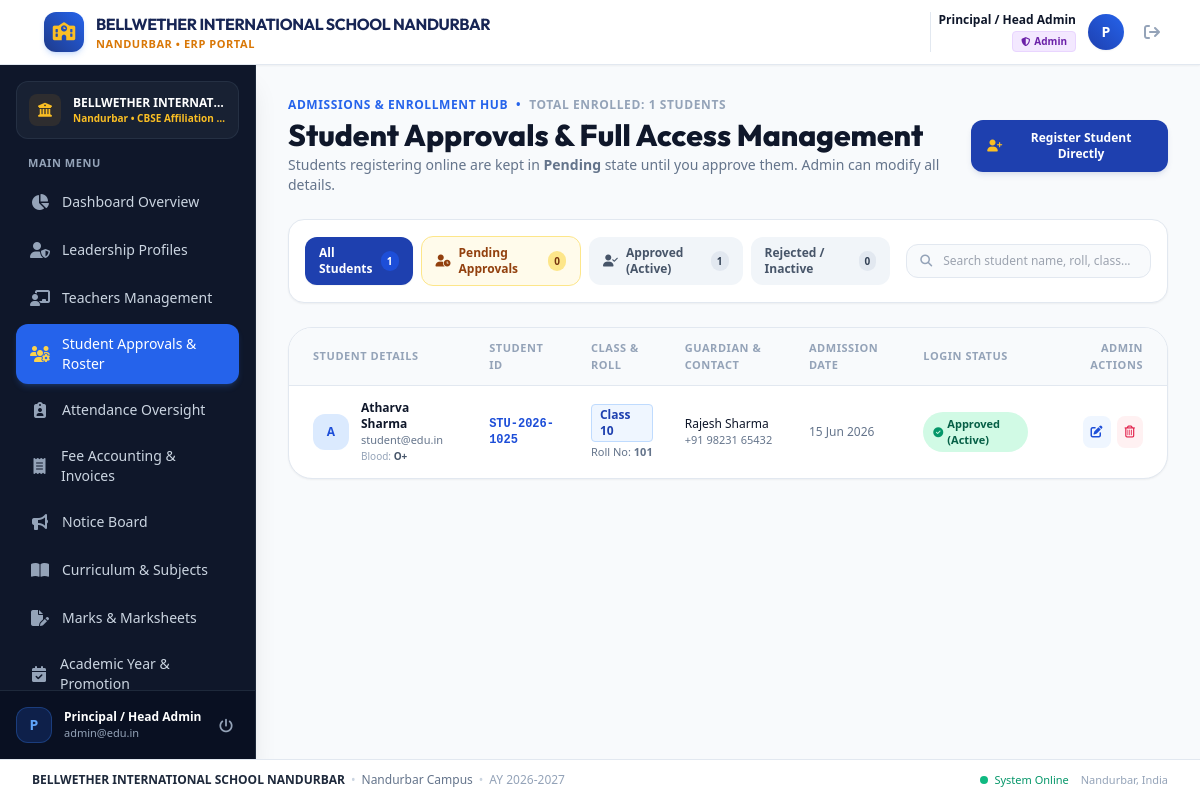
The page /admin/students.php (signed in) on the database as committed earlier.
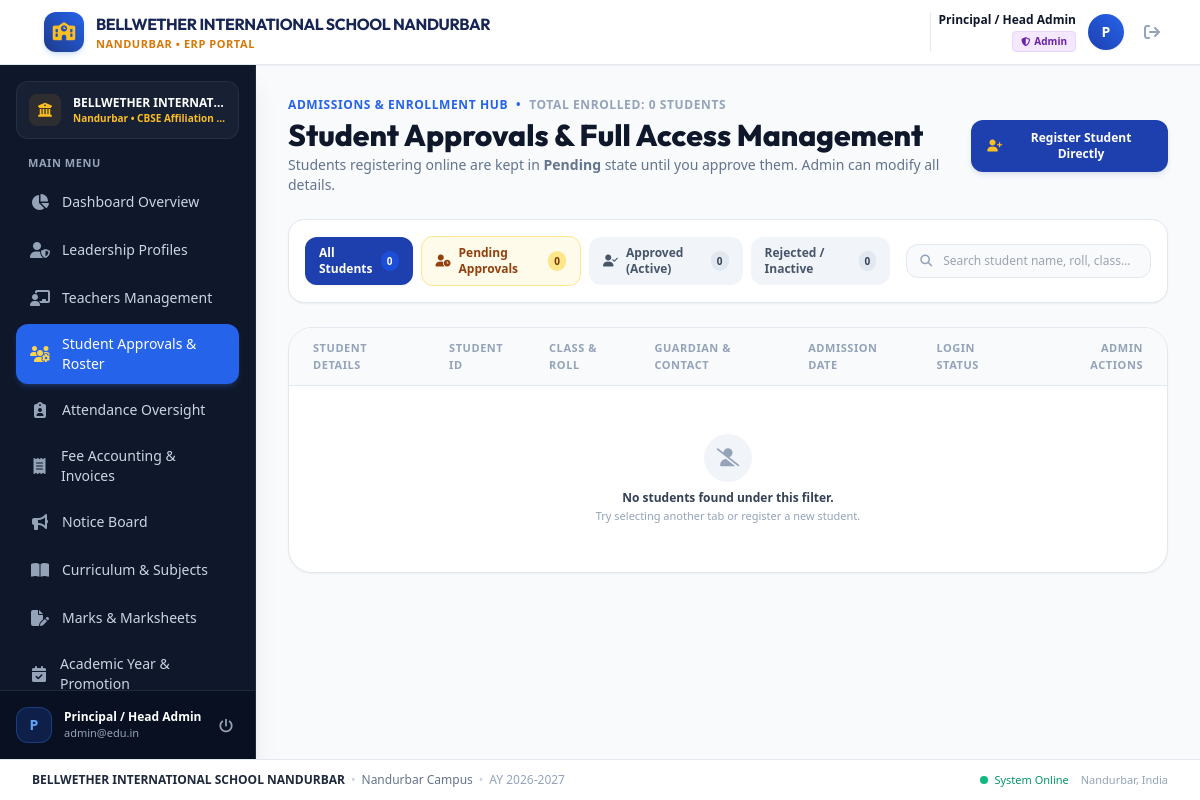
The same page on the database as committed later.
### tables this page shows
CREATE TABLE students (
            id INTEGER PRIMARY KEY AUTOINCREMENT,
            user_id INTEGER UNIQUE NOT NULL,
            student_code TEXT UNIQUE NOT NULL,
            full_name TEXT NOT NULL,
            gender TEXT,
            dob TEXT,
            class TEXT NOT NULL,
            roll_no TEXT,
            guardian_name TEXT,
            phone TEXT,
            address TEXT,
            blood_group TEXT,
            admission_date TEXT, photo TEXT DEFAULT NULL,
            FOREIGN KEY (user_id) REFERENCES users(id) ON DELETE CASCADE
        );

CREATE TABLE "users" (
            id INTEGER PRIMARY KEY AUTOINCREMENT,
            username TEXT UNIQUE NOT NULL,
            email TEXT UNIQUE NOT NULL,
            password TEXT NOT NULL,
            role TEXT CHECK(role IN ('admin', 'principal', 'vice_principal', 'teacher', 'student')) NOT NULL,
            status TEXT CHECK(status IN ('pending', 'approved', 'rejected', 'active', 'inactive')) DEFAULT 'approved',
            created_at DATETIME DEFAULT CURRENT_TIMESTAMP,
            updated_at DATETIME DEFAULT CURRENT_TIMESTAMP
        );

### admin/students.php (the view, shortened to what the changed rows need)
<?php
require_once __DIR__ . '/../includes/auth.php';
$active_tab = $_GET['tab'] ?? ($_GET['status'] ?? 'all');
$where = "WHERE u.role = 'student'";
$students = $pdo->query("
    SELECT s.*, u.id as user_id, u.username, u.email, u.status, u.created_at as registered_at
    FROM students s
    JOIN users u ON s.user_id = u.id
    {$where}
    ORDER BY u.id DESC
")->fetchAll();
$counts = [
    'all' => $pdo->query("SELECT COUNT(*) FROM users WHERE role = 'student'")->fetchColumn(),
    'pending' => $pdo->query("SELECT COUNT(*) FROM users WHERE role = 'student' AND status = 'pending'")->fetchColumn(),
    'approved' => $pdo->query("SELECT COUNT(*) FROM users WHERE role = 'student' AND status = 'approved'")->fetchColumn(),
    'rejected' => $pdo->query("SELECT COUNT(*) FROM users WHERE role = 'student' AND status IN ('rejected', 'inactive')")->fetchColumn(),
];
?>
<?php
require_once __DIR__ . '/../includes/header.php';
require_once __DIR__ . '/../includes/sidebar.php';
?>
<main class="flex-1 overflow-y-auto bg-slate-50 p-4 sm:p-6 lg:p-8">
    <div class="flex flex-col sm:flex-row sm:items-center justify-between gap-4 mb-6">
        <div>
            <div class="flex items-center space-x-2 text-xs font-bold text-blue-600 uppercase tracking-wider mb-1">
                <span>Admissions &amp; Enrollment Hub</span>
                <span>&bull;</span>
                <span class="text-slate-400">Total Enrolled: <?= $counts['all'] ?> Students</span>
            </div>
            <h1 class="text-2xl sm:text-3xl font-extrabold text-slate-900 font-['Outfit']">
                Student Approvals &amp; Full Access Management
            </h1>
        </div>
    </div>
    <div class="bg-white p-4 rounded-2xl border border-slate-200 shadow-sm mb-6 flex flex-col md:flex-row items-center justify-between gap-4">
        <div class="flex items-center space-x-2 overflow-x-auto w-full md:w-auto pb-2 md:pb-0">
            <a href="/admin/students.php?tab=all" class="px-3.5 py-2 rounded-xl text-xs font-bold transition flex items-center space-x-2 <?= $active_tab === 'all' ? 'bg-navy-800 text-white shadow-sm' : 'bg-slate-100 text-slate-600 hover:bg-slate-200' ?>">
                <span>All Students</span>
                <span class="px-1.5 py-0.5 rounded-full text-[10px] <?= $active_tab === 'all' ? 'bg-navy-700 text-white' : 'bg-slate-200 text-slate-700' ?>"><?= $counts['all'] ?></span>
            </a>
            <a href="/admin/students.php?tab=approved" class="px-3.5 py-2 rounded-xl text-xs font-bold transition flex items-center space-x-2 <?= $active_tab === 'approved' ? 'bg-emerald-600 text-white shadow-sm' : 'bg-slate-100 text-slate-600 hover:bg-slate-200' ?>">
                <i class="fa-solid fa-user-check text-xs"></i>
                <span>Approved (Active)</span>
                <span class="px-1.5 py-0.5 rounded-full text-[10px] <?= $active_tab === 'approved' ? 'bg-emerald-700 text-white' : 'bg-slate-200 text-slate-700' ?>"><?= $counts['approved'] ?></span>
            </a>
        </div>
    </div>
    <div class="bg-white rounded-3xl border border-slate-200 shadow-sm overflow-hidden">
        <div class="overflow-x-auto">
            <table id="studentsTable" class="w-full text-left border-collapse">
                <thead>
                    <tr class="bg-slate-50 text-[11px] font-bold text-slate-400 uppercase tracking-wider border-b border-slate-200">
                        <th class="py-3 px-4 sm:px-6">Student Details</th>
                        <th class="py-3 px-4">Student ID</th>
                        <th class="py-3 px-4">Class &amp; Roll</th>
                        <th class="py-3 px-4">Guardian &amp; Contact</th>
                        <th class="py-3 px-4">Admission Date</th>
                        <th class="py-3 px-4">Login Status</th>
                        <th class="py-3 px-4 sm:px-6 text-right">Admin Actions</th>
                    </tr>
                </thead>
                <tbody class="divide-y divide-slate-100 text-xs">
                    <?php if (empty($students)): ?>
                        <tr>
                            <td colspan="7" class="py-12 text-center text-slate-400">
                                <div class="w-12 h-12 rounded-full bg-slate-100 text-slate-400 flex items-center justify-center mx-auto mb-2 text-lg">
                                    <i class="fa-solid fa-user-slash"></i>
                                </div>
                                <p class="font-bold text-slate-700">No students found under this filter.</p>
                                <p class="text-[11px] text-slate-400 mt-0.5">Try selecting another tab or register a new student.</p>
                            </td>
                        </tr>
                    <?php endif; ?>
                    <?php foreach ($students as $s): ?>
                        <tr class="hover:bg-slate-50/70 transition">
                            <td class="py-3.5 px-4 sm:px-6">
                                <div class="flex items-center space-x-3">
                                    <?php if (!empty($s['photo']) && file_exists(__DIR__ . '/../' . ltrim($s['photo'], '/'))): ?>
                                        <img src="<?= htmlspecialchars($s['photo']) ?>" alt="Photo" class="w-9 h-9 rounded-xl object-cover border border-amber-300 shadow-2xs shrink-0">
                                    <?php else: ?>
                                        <div class="w-9 h-9 rounded-xl <?= $s['gender'] === 'Female' ? 'bg-pink-100 text-pink-700' : 'bg-blue-100 text-blue-700' ?> flex items-center justify-center font-bold text-xs shrink-0">
                                            <?= strtoupper(substr($s['full_name'], 0, 1)) ?>
                                        </div>
                                    <?php endif; ?>
                                    <div>
                                        <div class="font-bold text-slate-900"><?= htmlspecialchars($s['full_name']) ?></div>
                                        <div class="text-[11px] text-slate-500"><?= htmlspecialchars($s['email']) ?></div>
                                        <div class="text-[10px] text-slate-400">Blood: <span class="font-semibold text-slate-600"><?= htmlspecialchars($s['blood_group'] ?: 'N/A') ?></span></div>
                                    </div>
                                </div>
                            </td>
                            <td class="py-3.5 px-4 font-mono font-bold text-blue-700">
                                <?= htmlspecialchars($s['student_code']) ?>
                            </td>
                            <td class="py-3.5 px-4">
                                <span class="inline-flex items-center px-2 py-0.5 rounded font-semibold bg-blue-50 text-blue-800 border border-blue-200">
                                    <?= htmlspecialchars($s['class']) ?>
                                </span>
                                <div class="text-[11px] text-slate-500 mt-0.5">Roll No: <strong><?= htmlspecialchars($s['roll_no'] ?: 'N/A') ?></strong></div>
                            </td>
                            <td class="py-3.5 px-4">
                                <div class="font-medium text-slate-900"><?= htmlspecialchars($s['guardian_name'] ?: 'N/A') ?></div>
                                <div class="text-[11px] text-slate-500"><?= htmlspecialchars($s['phone'] ?: 'N/A') ?></div>
                            </td>
                            <td class="py-3.5 px-4 text-slate-500">
                                <?= date('d M Y', strtotime($s['admission_date'] ?: $s['registered_at'])) ?>
                            </td>
                            <td class="py-3.5 px-4">
                                <?php if ($s['status'] === 'approved'): ?>
                                    <span class="inline-flex items-center px-2.5 py-1 rounded-full text-[11px] font-bold bg-emerald-100 text-emerald-800">
                                        <i class="fa-solid fa-circle-check text-[10px] mr-1 text-emerald-600"></i>
                                        Approved (Active)
                                    </span>
                                <?php else: ?>
                                    <span class="inline-flex items-center px-2.5 py-1 rounded-full text-[11px] font-bold bg-slate-100 text-slate-700">
                                        Inactive
                                    </span>
                                <?php endif; ?>
                            </td>
                            <td class="py-3.5 px-4 sm:px-6 text-right">
                                <div class="flex items-center justify-end space-x-1.5">
                                    <button type="button"
                                            onclick='openEditStudentModal(<?= htmlspecialchars(json_encode($s), ENT_QUOTES, "UTF-8") ?>)'
                                            class="p-2 rounded-lg bg-blue-50 text-blue-700 hover:bg-blue-100 font-semibold text-xs transition" title="Edit Student Details">
                                        <i class="fa-solid fa-pen-to-square"></i>
                                    </button>
                                    <form method="POST" action="students.php" onsubmit="return confirm('Permanently remove this student record and their login ID?');">
                                        <button type="submit" class="p-2 rounded-lg bg-rose-50 text-rose-600 hover:bg-rose-100 text-xs transition" title="Delete Student">
                                            <i class="fa-regular fa-trash-can"></i>
                                        </button>
                                    </form>
                                </div>
                            </td>
                        </tr>
                    <?php endforeach; ?>
                </tbody>
            </table>
        </div>
    </div>
</main>
<?php require_once __DIR__ . '/../includes/footer.php'; ?>

### includes/sidebar.php (shortened to what the changed rows need)
<?php
$current_uri = $_SERVER['REQUEST_URI'];
$nav_items = [];
?>
<aside id="sidebar" class="fixed inset-y-0 left-0 z-40 w-64 bg-slate-900 text-slate-300 transform -translate-x-full lg:translate-x-0 lg:static lg:inset-auto transition-transform duration-200 ease-in-out flex flex-col justify-between shrink-0 shadow-xl border-r border-slate-800 no-print">
    <div class="p-4 flex-1 flex flex-col overflow-y-auto">
        <div class="space-y-1">
            <?php foreach ($nav_items as $item): ?>
                <a href="<?= $item['url'] ?>"
                   class="flex items-center justify-between px-3.5 py-2.5 rounded-xl font-medium text-sm transition-all group <?= $item['active'] ? 'bg-navy-600 text-white shadow-md shadow-blue-500/20' : 'text-slate-300 hover:bg-slate-800 hover:text-white' ?>">
                    <div class="flex items-center space-x-3">
                        <i class="<?= $item['icon'] ?> text-base w-5 text-center <?= $item['active'] ? 'text-amber-300' : 'text-slate-400 group-hover:text-blue-400' ?>"></i>
                        <span><?= $item['title'] ?></span>
                    </div>
                </a>
            <?php endforeach; ?>
        </div>
    </div>
</aside>

Rows that differ between the two databases and show on the page:
removed students: full_name "A", full_name "Atharva Sharma", user.email "student@edu.in", blood_group "O+", student_code "STU-2026-1025", class "Class 10", roll_no "101", guardian_name "Rajesh Sharma", phone "+91 98231 65432", admission_date "15 Jun 2026"
Other text that changed with them:
$counts['all']: "1" → "0"
$counts['approved']: "1" → "0"
text now shown: "No students found under this filter. Try selecting another tab or register a new student."
